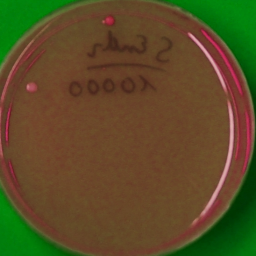
#> input picture augmented_images_imgaug_5/img/259.PNG, 256 x 256 px; its folder holds only this picture in this run
$ python -i extract_points.py   (imports and definitions only)
#> lines starting #> are read from the running program, lines starting #| are printed output that depends on the picture; after the words box and inside, x2 and y2 are one past the last pixel; in counts of white or black regions, pixels touching at a corner belong together; pictures that were not available may be replaced by others from this repository, and a replacement may not be noted
import cv2
import numpy as np
import json
from pprint import pprint
import os

def drawMarkers(midpoint_coordinates, img):
    # height, width = img.shape[:2]
    for elem in range(len(midpoint_coordinates)):
        point = midpoint_coordinates[elem]
        x = point[0]
        y = point[1]
        cv2.line(img,(abs(x - 5), y), (x + 5, y),(0,255,0),1) # Start, Ende, Farbe, Dicke
        cv2.line(img,(x, abs(y - 5)), (x, y + 5),(0,255,0),1)
        # cv2.rectangle(img,(point),(point),(0,255,0),2) # Start, Ende, Farbe, Dicke
    return img

def getContours(img):
    coordinates = []
    # counter = 0
    contours, hierarchy = cv2.findContours(img,cv2.RETR_EXTERNAL, cv2.CHAIN_APPROX_NONE)
    for cnt in contours:
        area = cv2.contourArea(cnt)
        # print(area)
        peri = cv2.arcLength(cnt, True)
        # print(peri)
        coordinate_midpoint_x = 0
        coordinate_midpoint_y = 0
        # counter += 1
        if ((area > 5 and area < 100) and peri < 50):
            cv2.drawContours(imgContour, cnt, -1, (0,0,255),3)
            # peri = cv2.arcLength(cnt, True)
            approx = cv2.approxPolyDP(cnt,0.02*peri,True)
            # print(len(approx))
            objCor = len(approx)
            x, y, w, h = cv2.boundingRect(approx)

            if objCor > 4:
                object_type = "Circle"
            else: object_type = "None"

            cv2.rectangle(imgContour,(x,y),(x+w,y+h),(0,255,0),2)
            cv2.putText(imgContour,object_type,(x+(w//2)-10,y+(h//2)-10),cv2.FONT_HERSHEY_COMPLEX,0.7,(0,255,255),2)

            coordinate_midpoint_x = x + (w//2)
            coordinate_midpoint_y = y + (h//2)
            coordinates.append((coordinate_midpoint_x, coordinate_midpoint_y))

    # return (counter, coordinates)
    return coordinates

folder_name ='images_staphylococcus_with_points_renamed_512x512'

filename_list = os.listdir(folder_name)
# [109 lines not run here, left out]

>>> import cv2
>>> picture = cv2.imread('augmented_images_imgaug_5/img/259.PNG', cv2.IMREAD_GRAYSCALE)
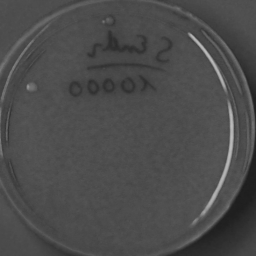
#> picture: shape (256, 256); min 29, max 189, mean 75.9
>>> result = getContours(picture)
#> in getContours, `contours, hierarchy = cv2.findContours(img,cv2.RETR_EXTERNAL, cv2.CHAI..`: contours = 1 contour; box (x1, y1, x2, y2) and area: (0, 0, 256, 256) 65025
#> the loop in getContours, `for cnt in contours:` made 1 pass
#> (area, peri, coordinate_midpoint_x, coordinate_midpoint_y) on pass 1: (65025, 1020, 0, 0)
#> after the loop in getContours, `for cnt in contours:`: coordinates = []
#> result = []

$ run again, on augmented_images_imgaug_5/img/416.PNG
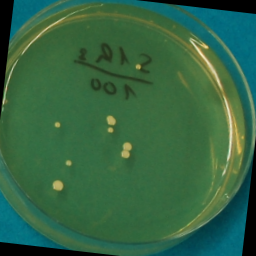
#> input picture augmented_images_imgaug_5/img/416.PNG, 256 x 256 px
#> `picture = cv2.imread('augmented_images_imgaug_5/img/259.PNG', cv2.IMRE..`:
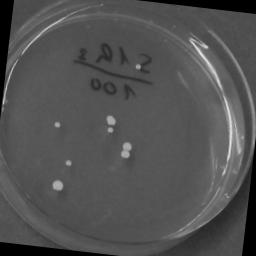
#> picture: shape (256, 256); min 0, max 236, mean 81.5
#> contours = 1 contour; box (x1, y1, x2, y2) and area: (0, 0, 256, 256) 61901
#> the loop in getContours, `for cnt in contours:` made 1 pass
#> (area, peri, coordinate_midpoint_x, coordinate_midpoint_y) on pass 1: (61901, 989.5, 0, 0)
#> after the loop in getContours, `for cnt in contours:`: coordinates = []

$ run again, on augmented_images_imgaug_5/img/434.PNG
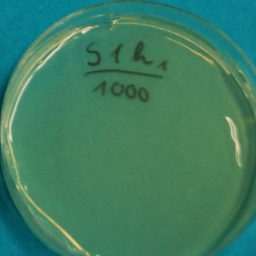
#> input picture augmented_images_imgaug_5/img/434.PNG, 256 x 256 px
#> `picture = cv2.imread('augmented_images_imgaug_5/img/259.PNG', cv2.IMRE..`:
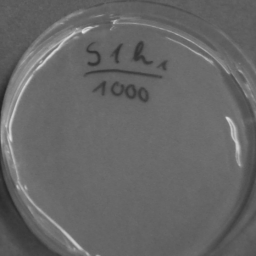
#> picture: shape (256, 256); min 36, max 221, mean 102.4
#> contours = 1 contour; box (x1, y1, x2, y2) and area: (0, 0, 256, 256) 65025
#> the loop in getContours, `for cnt in contours:` made 1 pass
#> (area, peri, coordinate_midpoint_x, coordinate_midpoint_y) on pass 1: (65025, 1020, 0, 0)
#> after the loop in getContours, `for cnt in contours:`: coordinates = []

$ run again, on augmented_images_imgaug_5/img/497.PNG
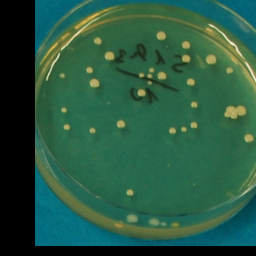
#> input picture augmented_images_imgaug_5/img/497.PNG, 256 x 256 px
#> `picture = cv2.imread('augmented_images_imgaug_5/img/259.PNG', cv2.IMRE..`:
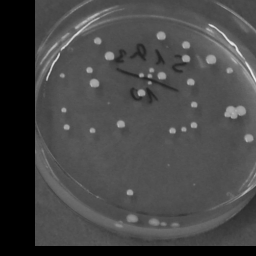
#> picture: shape (256, 256); min 0, max 234, mean 70.5
#> contours = 1 contour; box (x1, y1, x2, y2) and area: (35, 0, 256, 246) 53900
#> the loop in getContours, `for cnt in contours:` made 1 pass
#> (area, peri, coordinate_midpoint_x, coordinate_midpoint_y) on pass 1: (53900, 930, 0, 0)
#> after the loop in getContours, `for cnt in contours:`: coordinates = []
